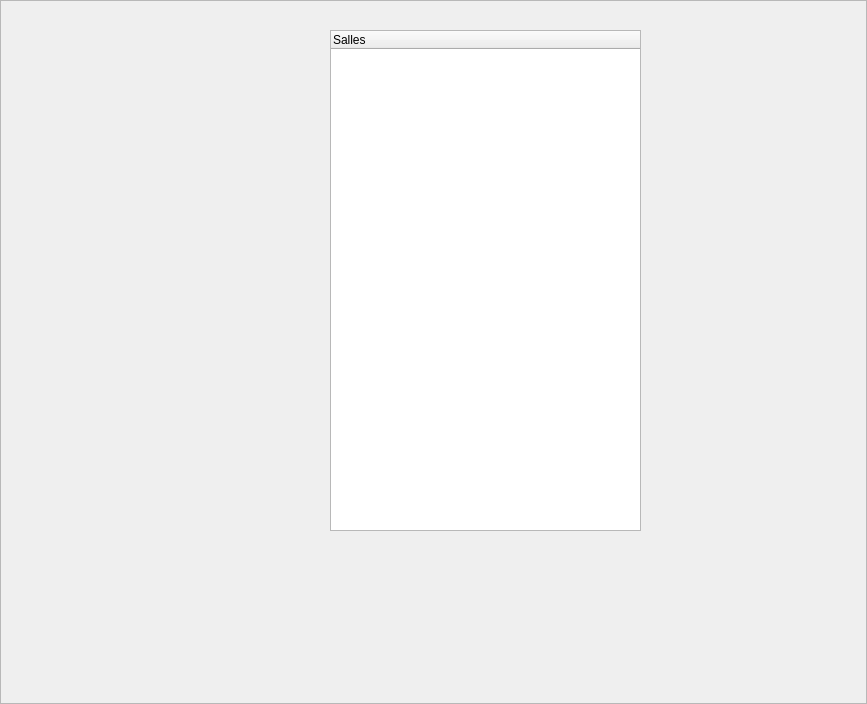
<?xml version="1.0" encoding="UTF-8"?>
<ui version="4.0">
 <class>ClassRoomFrame</class>
 <widget class="QFrame" name="ClassRoomFrame">
  <property name="geometry">
   <rect>
    <x>0</x>
    <y>0</y>
    <width>867</width>
    <height>704</height>
   </rect>
  </property>
  <property name="windowTitle">
   <string>Frame</string>
  </property>
  <property name="frameShape">
   <enum>QFrame::StyledPanel</enum>
  </property>
  <property name="frameShadow">
   <enum>QFrame::Raised</enum>
  </property>
  <widget class="QWidget" name="horizontalLayoutWidget_2">
   <property name="geometry">
    <rect>
     <x>330</x>
     <y>30</y>
     <width>311</width>
     <height>501</height>
    </rect>
   </property>
   <layout class="QGridLayout" name="mainLayout">
    <item row="0" column="1">
     <layout class="QGridLayout" name="userLayout"/>
    </item>
    <item row="0" column="0">
     <widget class="QTreeWidget" name="treeWidget">
      <column>
       <property name="text">
        <string>Salles</string>
       </property>
      </column>
     </widget>
    </item>
   </layout>
  </widget>
 </widget>
 <resources/>
 <connections/>
</ui>
